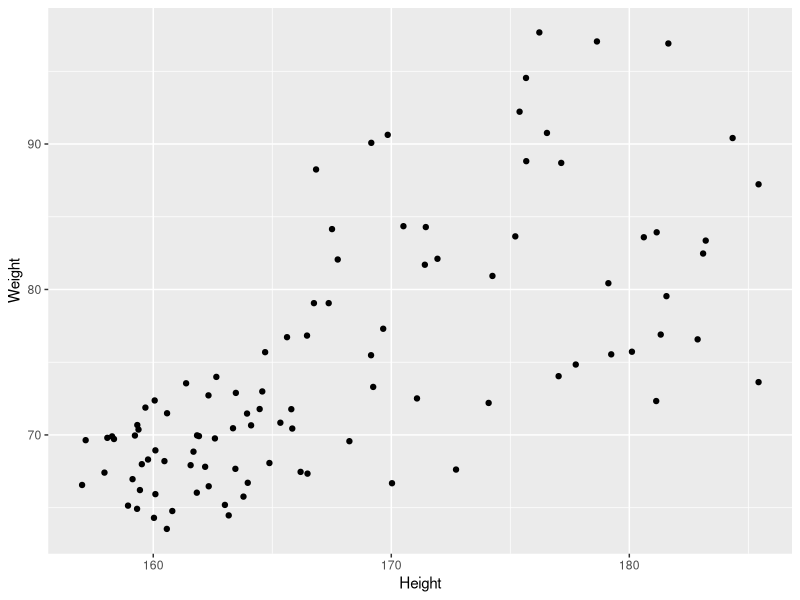
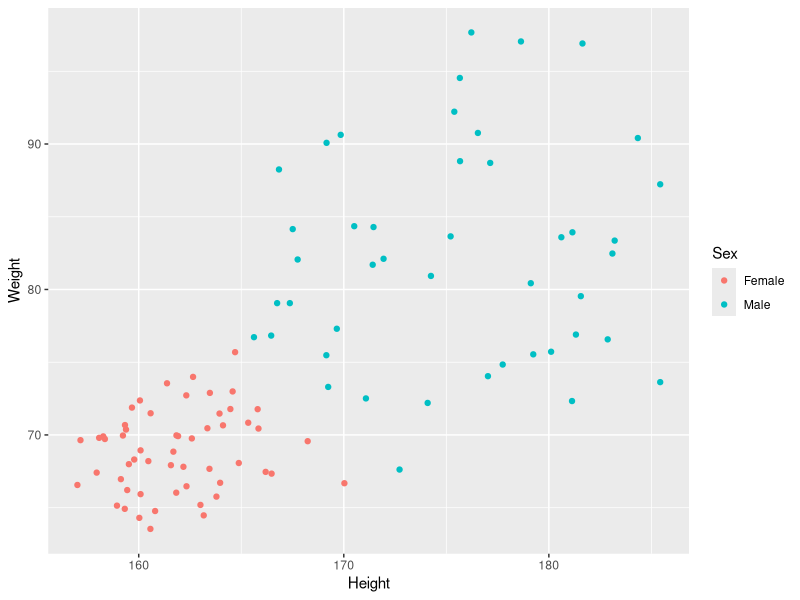
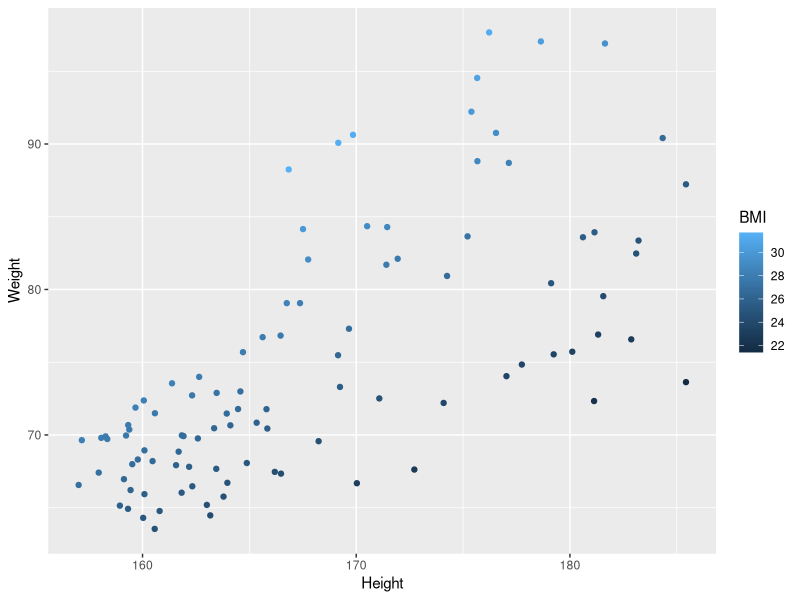
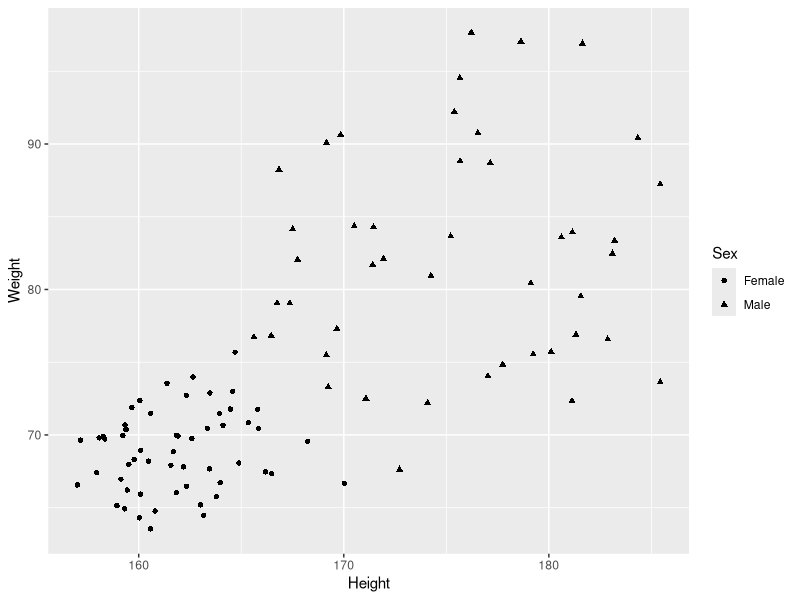

Write R code to recreate these figures, in order. (Note: this script raises an error after producing the figures.)
## ---- chunk 1
library(tidyverse)
## ---- chunk 2
patients <- read_tsv("patient-data-cleaned.txt")
## ---- chunk 3
class(patients)
## ---- chunk 4
patients
## ---- chunk 5
class(patients$Sex)
class(patients$Height)
class(patients$Overweight)
## ---- chunk 6
patients$Sex <- factor(patients$Sex)
patients$Sex
levels(patients$Sex)
patients
## ---- chunk 7
patients <- mutate_at(patients, vars(Sex, Smokes, State, Pet, Grade, Age), funs(factor))
patients
## ---- chunk 8
ggplot(data = patients) +
  geom_point(mapping = aes(x = Height, y = Weight))
## ---- chunk 9
ggplot(data = patients) +
  geom_point(mapping = aes(x = Height, y = Weight, colour = Sex))
## ---- chunk 10
ggplot(data = patients) +
  geom_point(mapping = aes(x = Height, y = Weight, colour = BMI))
## ---- chunk 11
ggplot(data = patients) +
  geom_point(mapping = aes(x = Height, y = Weight, shape = Sex))
## ---- chunk 12
ggplot(data = patients) +
  geom_point(mapping = aes(x = Height, y = Weight, shape = BMI))
## ---- chunk 13
ggplot(data = patients) +
  geom_point(mapping = aes(x = Height, y = Weight, size = Sex))
## ---- chunk 14
ggplot(data = patients) +
  geom_point(mapping = aes(x = Height, y = Weight, size = BMI))
## ---- chunk 15
ggplot(data = patients) +
  geom_point(mapping = aes(x = Height, y = Weight, alpha = BMI))
## ---- chunk 16
ggplot(data = patients) +
  geom_bar(mapping = aes(x = Age))
## ---- chunk 17
ggplot(data = patients) +
  geom_bar(mapping = aes(x = Age, colour = Age))
## ---- chunk 18
ggplot(data = patients) +
  geom_bar(mapping = aes(x = Age, fill = Age))
## ---- chunk 19
ggplot(data = patients) +
  geom_bar(mapping = aes(x = Age, fill = Sex))
## ---- chunk 20
ggplot(data = patients) +
  geom_bar(mapping = aes(x = Age, fill = "blue"))
## ---- chunk 21
ggplot(data = patients) +
  geom_bar(mapping = aes(x = Age), fill = "blue")
## ---- chunk 22
ggplot(data = patients) +
  geom_point(mapping = aes(x = Height, y = Weight)) +
  geom_smooth(mapping = aes(x = Height, y = Weight))
## ---- chunk 23
ggplot(data = patients, mapping = aes(x = Height, y = Weight)) +
  geom_point() +
  geom_smooth()
## ---- chunk 24
ggplot(data = patients, mapping = aes(x = Height, y = Weight, colour = Sex)) +
  geom_point() +
  geom_smooth()
## ---- chunk 25
ggplot(data = patients, mapping = aes(x = Height, y = Weight)) +
  geom_point(mapping = aes(colour = Sex)) +
  geom_smooth()
## ---- chunk 26
ggplot(data = patients, mapping = aes(x = Height, y = Weight, colour = Sex)) +
  geom_point() +
  geom_smooth(mapping = aes(x = Height, y = Weight), inherit.aes = FALSE)
## ---- chunk 27
ggplot(data = patients, mapping = aes(x = Height, y = Weight)) +
  geom_line()
## ---- chunk 28
ggplot(data = patients, mapping = aes(x = Birth, y = BMI)) +
  geom_point() +
  geom_line()
## ---- chunk 29
ggplot(data = patients, mapping = aes(x = Birth, y = BMI, colour = Sex)) +
  geom_point() +
  geom_line()
## ---- chunk 30
ggplot(data = patients) +
  geom_histogram(mapping = aes(x = Height))
## ---- chunk 31
ggplot(data = patients) +
  geom_histogram(mapping = aes(x = Height), binwidth = 2.5)
## ---- chunk 32
ggplot(data = patients) +
  geom_histogram(mapping = aes(x = Height), bins = 15)
## ---- chunk 33
ggplot(data = patients) +
  geom_histogram(mapping = aes(x = Height), bins = 15, colour = "firebrick", fill = "grey70")
## ---- chunk 34
ggplot(data = patients) +
  geom_freqpoly(mapping = aes(x = BMI, colour = Smokes), bins = 10)
## ---- chunk 35
ggplot(data = patients) +
  geom_boxplot(mapping = aes(x = Smokes, y = Weight))
## ---- chunk 36
ggplot(data = patients) +
  geom_boxplot(mapping = aes(x = Smokes, y = BMI))
## ---- chunk 37
ggplot(data = patients) +
  geom_boxplot(mapping = aes(x = Sex, y = BMI, colour = Smokes))
## ---- chunk 38
ggplot(data = patients, mapping = aes(x = Sex, y = BMI)) +
  geom_boxplot() +
  geom_point()
## ---- chunk 39
ggplot(data = patients, mapping = aes(x = Sex, y = BMI)) +
  geom_boxplot() +
  geom_jitter()
## ---- chunk 40
ggplot(data = patients, mapping = aes(x = Sex, y = BMI)) +
  geom_boxplot() +
  geom_jitter(width = 0.25)
## ---- chunk 41
ggplot(data = patients, mapping = aes(x = Sex, y = BMI)) +
  geom_violin()
## ---- chunk 42
ggplot(data = patients, mapping = aes(x = Sex, y = BMI, fill = Smokes)) +
  geom_violin(trim = FALSE)
## ---- chunk 43
plot <- ggplot(data = patients)
## ---- chunk 44
is.list(plot)
## ---- chunk 45
class(plot)
## ---- chunk 46
names(plot)
## ---- chunk 47
plot$data
## ---- chunk 48
plot
## ---- chunk 49
plot$mapping
plot$layers
## ---- chunk 50
plot <- ggplot(data = patients, mapping = aes(x = Height, y = Weight))
plot
## ---- chunk 51
plot$mapping
plot$layers
## ---- chunk 52
plot <- plot + geom_point()
plot
## ---- chunk 53
plot$layers
## ---- chunk 54
ggplot(data = patients, mapping = aes(x = Height, y = Weight, colour = Smokes)) +
  geom_point()
## ---- chunk 55
ggplot(data = patients, mapping = aes(x = Height, y = Weight)) +
  geom_point() +
  facet_wrap(~ Smokes)
## ---- chunk 56
ggplot(data = patients, mapping = aes(x = Height, y = Weight, colour = Grade)) +
  geom_point()
## ---- chunk 57
ggplot(data = patients, mapping = aes(x = Height, y = Weight, colour = Grade)) +
  geom_point() +
  facet_wrap(~ Grade)
## ---- chunk 58
ggplot(data = patients, mapping = aes(x = Height, y = Weight, colour = Grade)) +
  geom_point() +
  facet_wrap(~ Grade, nrow = 1)
## ---- chunk 59
ggplot(data = patients, mapping = aes(x = Height, y = Weight, colour = Grade)) +
  geom_point() +
  facet_wrap(~ Grade, ncol = 3)
## ---- chunk 60
ggplot(data = patients, mapping = aes(x = Height, y = Weight)) +
  geom_point() +
  facet_wrap(~ Sex + Smokes)
## ---- chunk 61
ggplot(data = patients, mapping = aes(x = Height, y = Weight)) +
  geom_point() +
  facet_grid(Sex ~ Smokes)
## ---- chunk 62
ggplot(data = patients, mapping = aes(x = Height, y = Weight, colour = Smokes, shape = Sex)) +
  geom_point()
## ---- chunk 63
ggplot(data = patients, mapping = aes(x = Height, y = Weight)) +
  geom_point() +
  facet_grid(. ~ Sex)
## ---- chunk 64
ggplot(data = patients, mapping = aes(x = Height, y = Weight)) +
  geom_point() +
  facet_grid(Sex ~ .)
## ---- chunk 65
ggplot(data = patients, mapping = aes(x = Height, y = Weight)) +
  geom_point() +
  facet_wrap(~ Sex + Smokes + Age)
## ---- chunk 66
ggplot(data = patients, mapping = aes(x = Height, y = Weight, colour = Sex)) +
  geom_point() +
  facet_wrap(~ Smokes)
## ---- chunk 67
ggplot(data = patients, mapping = aes(x = Height, y = Weight)) +
  geom_point(mapping = aes(colour = Sex)) +
  geom_smooth(method = "lm") +
  labs(
    title = "Patients from ECSA12 study",
    subtitle = "Linear relationship between height and weight",
    x = "Height (cm)",
    y = "Weight (kg)"
  )
## ---- chunk 68
plot <- ggplot(data = patients, mapping = aes(x = Height, y = Weight, colour = Sex)) +
  geom_point(mapping = aes(colour = Sex))
names(plot)
## ---- chunk 69
plot <- ggplot(data = patients, mapping = aes(x = Height, y = Weight, colour = Sex)) +
  geom_point() +
  scale_x_continuous() +
  scale_y_continuous() +
  scale_colour_discrete()
## ---- chunk 70
plot$mapping
## ---- chunk 71
?scale_y_continuous
## ---- chunk 72
ggplot(data = patients, mapping = aes(x = Height, y = Weight, colour = Sex)) +
  geom_point() +
  scale_y_continuous()
## ---- chunk 73
ggplot(data = patients, mapping = aes(x = Height, y = Weight, colour = Sex)) +
  geom_point() +
  scale_y_continuous(breaks = seq(60, 100, by = 5))
## ---- chunk 74
ggplot(data = patients, mapping = aes(x = Height, y = Weight, colour = Sex)) +
  geom_point() +
  scale_y_continuous(limits = c(60, 100))
## ---- chunk 75
ggplot(data = patients, mapping = aes(x = Height, y = Weight, colour = Sex)) +
  geom_point() +
  scale_y_continuous(limits = c(60, 100), minor_breaks = seq(60, 100, by = 1))
## ---- chunk 76
ggplot(data = patients, mapping = aes(x = Height, y = Weight, colour = Sex)) +
  geom_point() +
  scale_y_continuous(limits = c(60, 100), minor_breaks = NULL)
## ---- chunk 77
ggplot(data = patients, mapping = aes(x = Height, y = Weight, colour = Sex)) +
  geom_point() +
  scale_y_continuous(breaks = NULL)
## ---- chunk 78
ggplot(data = patients, mapping = aes(x = Height, y = Weight, colour = Sex)) +
  geom_point() +
  scale_x_continuous(expand = expand_scale(mult = 0.1)) +
  scale_y_continuous(expand = expand_scale(mult = 0.1))
## ---- chunk 79
ggplot(data = patients, mapping = aes(x = Height, y = Weight, colour = Sex)) +
  geom_point() +
  scale_x_continuous(position = "top")
## ---- chunk 80
ggplot(data = patients, mapping = aes(x = Height, y = Weight, colour = Sex)) +
  geom_point() +
  scale_colour_manual(values = c("green", "purple"))
## ---- chunk 81
ggplot(data = patients, mapping = aes(x = Height, y = Weight, colour = Pet)) +
  geom_point() +
  scale_colour_brewer(palette = "Set1")
## ---- chunk 82
ggplot(data = patients, mapping = aes(x = Height, y = Weight, colour = Sex)) +
  geom_point() +
  scale_colour_brewer(palette = "Set1", name = NULL, labels = c("women", "men"))
## ---- chunk 83
ggplot(data = patients, mapping = aes(x = Height, y = Weight, colour = BMI)) +
  geom_point() +
  scale_colour_gradient(low = "black", high = "blue")
## ---- chunk 84
ggplot(data = patients, mapping = aes(x = Height, y = Weight, colour = BMI)) +
  geom_point() +
  scale_colour_gradient2(low = "red", mid = "grey60", high = "blue", midpoint = median(patients$BMI))
## ---- chunk 85
ggplot(data = patients, mapping = aes(x = Height, y = Weight, colour = BMI)) +
  geom_point() +
  scale_colour_gradient(
    low = "lightblue", high = "darkblue",
    name = "Body mass index",
    breaks = seq(20, 30, by = 2.5)
  )
## ---- chunk 86
ggplot(data = patients, mapping = aes(x = Sex, y = BMI, colour = Sex)) +
  geom_boxplot() +
  geom_jitter(width = 0.25, alpha = 0.4) +
  scale_colour_brewer(palette = "Set1")
## ---- chunk 87
patients$Sex
patients$Sex <- factor(patients$Sex, levels = c("Male", "Female"))
## ---- chunk 88
ggplot(data = patients, mapping = aes(x = Sex, y = BMI, colour = Sex)) +
  geom_boxplot() +
  geom_jitter(width = 0.25, alpha = 0.4) +
  scale_colour_brewer(palette = "Set1")
## ---- chunk 89
ggplot(data = patients, mapping = aes(x = Height, y = Weight, colour = Sex)) +
  geom_point() +
  scale_colour_brewer(palette = "Set1")
## ---- chunk 90
ggplot(data = patients, mapping = aes(x = Sex, y = BMI, colour = Sex)) +
  geom_boxplot() +
  geom_jitter(width = 0.25, alpha = 0.4) +
  scale_colour_brewer(palette = "Set1") +
  theme_bw()
## ---- chunk 91
library(ggthemes)
ggplot(data = patients, mapping = aes(x = Sex, y = BMI, colour = Sex)) +
  geom_boxplot() +
  geom_jitter(width = 0.25, alpha = 0.4) +
  scale_colour_brewer(palette = "Set1") +
  theme_gdocs()
## ---- chunk 92
ggplot(data = patients, mapping = aes(x = Sex, y = BMI, colour = Sex)) +
  geom_boxplot() +
  geom_jitter(width = 0.25, alpha = 0.4) +
  scale_colour_brewer(palette = "Set1") +
  theme_minimal() +
  theme(legend.position = "none")
## ---- chunk 93
ggplot(data = patients, mapping = aes(x = Sex, y = BMI, colour = Sex)) +
  geom_boxplot() +
  geom_jitter(width = 0.25, alpha = 0.4) +
  scale_colour_brewer(palette = "Set1") +
  theme_minimal() +
  theme(legend.position = "bottom")
## ---- chunk 94
ggplot(patients, mapping = aes(x = Height, y = Weight, colour = Sex)) +
  geom_point() +
  scale_colour_brewer(palette = "Set1") +
  theme_bw() +
  theme(
    axis.title = element_text(size = 10, colour = "darkblue"),
    axis.text = element_text(size = 8),
    legend.title = element_blank()
  )
## ---- chunk 95
pet_counts <- count(patients, Pet)
pet_counts
ggplot(data = pet_counts, mapping = aes(x = Pet, y = n)) +
  geom_bar(stat = "identity")
## ---- chunk 96
ggplot(data = patients, mapping = aes(x = Pet)) +
  geom_bar(stat = "count")
## ---- chunk 97
ggplot(data = patients, mapping = aes(x = Age, fill = Sex)) +
  geom_bar()
## ---- chunk 98
ggplot(data = patients, mapping = aes(x = Age, fill = Sex)) +
  geom_bar(position = "dodge")
## ---- chunk 99
ggplot(data = mpg, mapping = aes(x = displ, y = hwy)) +
  geom_point()
## ---- chunk 100
ggplot(data = mpg, mapping = aes(x = displ, y = hwy)) +
  geom_point(position = "jitter")
